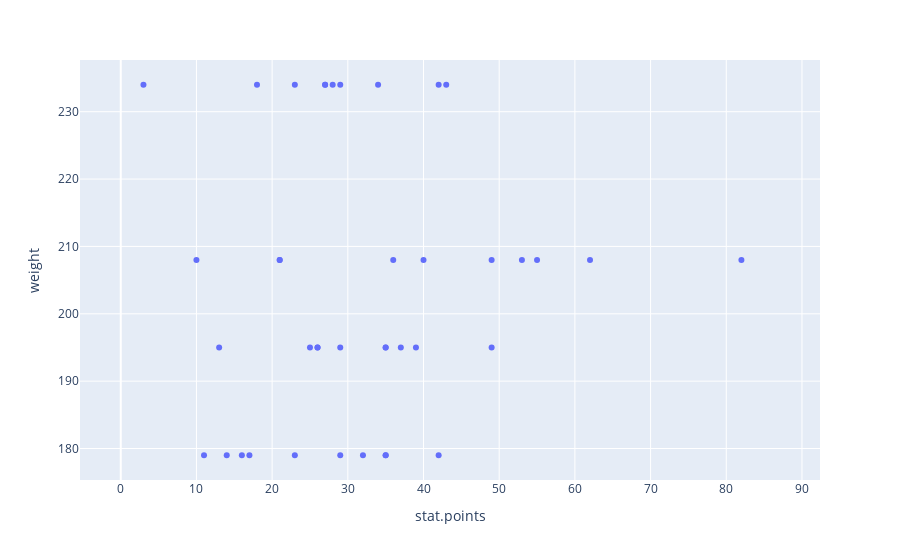

Notebook cell for this chart:
### Code cell
px.scatter(df_stats_attr, x='stat.points', y='weight')

### Figure 1 — Plotly figure (JSON) as saved in the notebook; plotly's stock layout.template omitted (floating-point values rounded to 4 significant figures)
{"data": [{"hovertemplate": "stat.points=%{x}<br>weight=%{y}<extra></extra>", "legendgroup": "", "marker": {"color": "#636efa", "symbol": "circle"}, "mode": "markers", "name": "", "orientation": "v", "showlegend": false, "type": "scatter", "x": [24, 27, 27, 29, 17, 4, 9, 6, 6, 10, 2, 24, 17, 23, 34, 18, 17, 8, 7, 0, 49, 87, 70, 63, 73, 61, 48, 42, 17, 37, 36, 82, 55, 62, 53, 49, 10, 21, 21, 40, 19, 30, 34, 19, 25, 23, 2, 30, 48, 54, 56, 25, 33, 42, 8, 14, 23, 42, 29, 32, 35, 35, 17, 14, 11, 16, 0, 13, 24, 32, 37, 8, 0, 1, 10, 18, 14, 10, 7, 8, 9, 13, 49, 39, 29, 37, 25, 35, 35, 26, 26, 3, 29, 34, 27, 42, 43, 28, 23, 18, 27], "xaxis": "x", "y": [null, null, null, null, null, null, null, null, null, null, null, null, null, null, null, null, null, null, null, null, null, null, null, null, null, null, null, null, null, null, 208, 208, 208, 208, 208, 208, 208, 208, 208, 208, null, null, null, null, null, null, null, null, null, null, null, null, null, null, null, null, 179, 179, 179, 179, 179, 179, 179, 179, 179, 179, null, null, null, null, null, null, null, null, null, null, null, null, null, null, null, 195, 195, 195, 195, 195, 195, 195, 195, 195, 195, 234, 234, 234, 234, 234, 234, 234, 234, 234, 234], "yaxis": "y"}], "layout": {"autosize": true, "legend": {"tracegroupgap": 0}, "margin": {"t": 60}, "xaxis": {"anchor": "y", "autorange": true, "domain": [0, 1], "range": [-5.271, 92.27], "title": {"text": "stat.points"}, "type": "linear"}, "yaxis": {"anchor": "x", "autorange": true, "domain": [0, 1], "range": [174.7, 238.3], "title": {"text": "weight"}, "type": "linear"}}}
